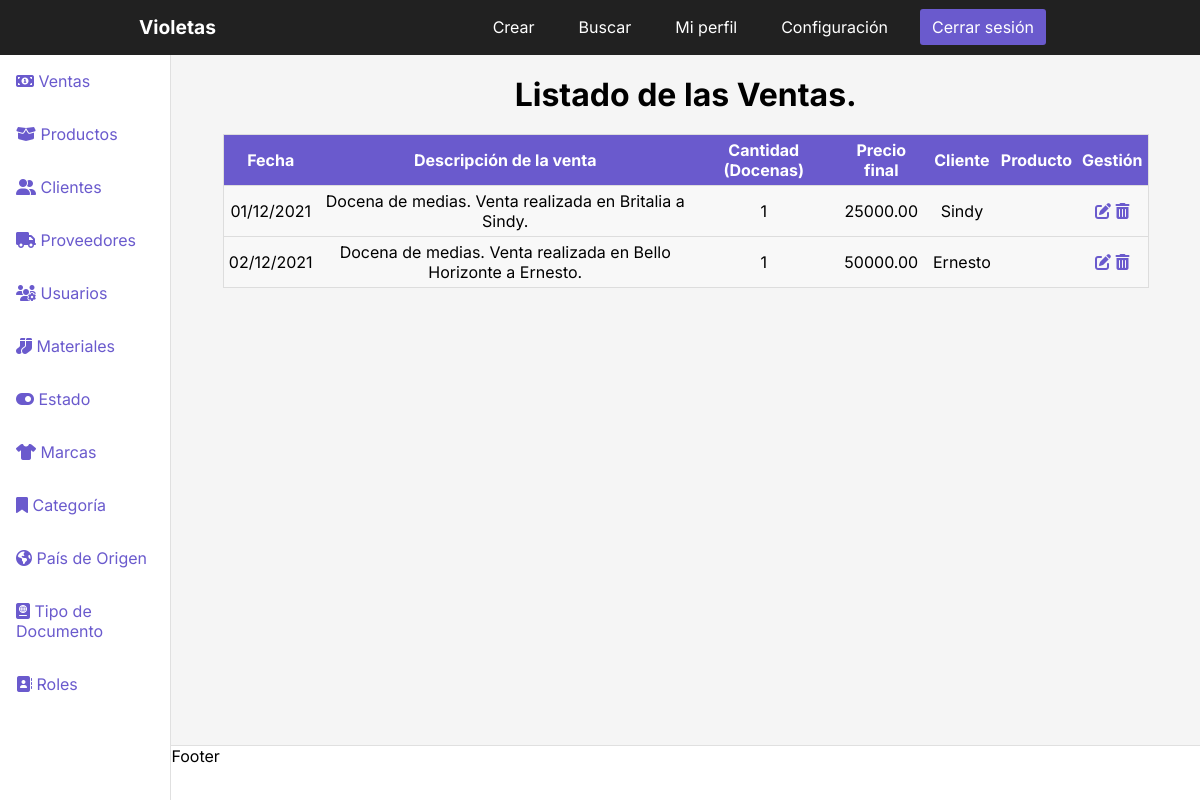
Page /dashboardventas on the committed database.
### InventoryApp/models.py (models this page shows, shortened)
class Ventas(models.Model):
    Fecha = models.CharField('Fecha de la venta', max_length = 100)
    DescripcionVenta = models.CharField('Descripción de la venta', max_length = 100)
    Cantidad = models.PositiveIntegerField('Cantidad de productos vendidos')
    PrecioFinal = models.DecimalField('Precio final de la venta', max_digits = 10, decimal_places = 2)
    Clientes = models.ForeignKey(Clientes, on_delete=models.CASCADE, default='')
    class Meta:
        verbose_name = 'Venta'
        verbose_name_plural = 'Ventas'
        db_table = 'ventas'
        ordering = ['id']

class Clientes(models.Model):
    NombreCliente = models.CharField('Nombre del cliente', max_length = 100)
    ApellidoCliente = models.CharField('Apellido del cliente', max_length = 100)
    BarrioCliente = models.CharField('Barrio del cliente', max_length = 100)
    DireccionCliente = models.CharField('Dirección del cliente', max_length = 100)
    TelefonoCliente = models.CharField('Teléfono del cliente', max_length = 100)
    ProductosFrecuentes = models.CharField('Productos que frecuenta', max_length = 100)
    def __str__(self):
        return self.NombreCliente
    class Meta:
        verbose_name = 'Cliente'
        verbose_name_plural = 'Clientes'
        db_table = 'clientes'
        ordering = ['id']

### Project/views.py (the view)
# urls.py: path('dashboardventas', views.dashboardventas, name='dashventas'), # Registro creado
def dashboardventas(request):
    ventas = (Ventas.objects.all()) # Creo variable que traiga todos los datos de la tabla Ventas.
    return render(request, 'dashboardventas.html', {
        'ventas' : ventas # Con este código busco todos los datos de la tabla Ventas y los envío a la vista.
} )

### Templates/dashboardventas.html (shortened to what this page needs)
{% load static %}
<!DOCTYPE html>
<html lang="en">
<head>
    <link rel="stylesheet" href="{% static 'CSS/stylesdashboard.css' %}">
</head>
<body>
    <div class="container">
        <header class="header">
            <nav class="nav">
                <a href="#" class="logo nav-link">Violetas</a>
                <ul class="nav-menu nav-menu-visible">
                    <li class="nav-menu-item"><a href="{% url 'createventas' %}" class="nav-menu-link nav-link">Crear</a></li>
                    <li class="nav-menu-item"><a href="#" class="nav-menu-link nav-link">Buscar</a></li>
                    <li class="nav-menu-item"><a href="#" class="nav-menu-link nav-link">Mi perfil</a></li>
                    <li class="nav-menu-item"><a href="#" class="nav-menu-link nav-link">Configuración</a></li>
                    <li class="nav-menu-item"><a href="#" onclick="cerrarSesion()" class="nav-menu-link nav-link nav-link-sign-out">Cerrar sesión</a></li>
                </ul>
            </nav>
        </header>
        <div class="sidebar">
            <ul>
                <li><a href="{% url 'dashventas' %}">
                    <span class="icon"><i class="fas fa-money-bill-alt"></i></span>
                    <span class="title">Ventas</span>
                </a></li>
                <li><a href="{% url 'dashproductos' %}">
                    <span class="icon"><i class="fas fa-box-open"></i></span>
                    <span class="title">Productos</span>
                </a></li>
                <li><a href="{% url 'dashclientes' %}">
                    <span class="icon"><i class="fas fa-user-friends"></i></span>
                    <span class="title">Clientes</span>
                </a></li>
                <li><a href="{% url 'dashproveedores' %}">
                    <span class="icon"><i class="fas fa-truck"></i></span>
                    <span class="title">Proveedores</span>
                </a></li>
                <li><a href="{% url 'dashusuarios' %}">
                    <span class="icon"><i class="fas fa-users-cog"></i></span>
                    <span class="title">Usuarios</span>
                </a></li>
                <li><a href="{% url 'dashmateriales' %}">
                    <span class="icon"><i class="fas fa-socks"></i></span>
                    <span class="title">Materiales</span>
                </a></li>
                <li><a href="{% url 'dashestado' %}">
                    <span class="icon"><i class="fas fa-toggle-on"></i></span>
                    <span class="title">Estado</span>
                </a></li>
                <li><a href="{% url 'dashmarcas' %}">
                    <span class="icon"><i class="fas fa-tshirt"></i></span>
                    <span class="title">Marcas</span>
                </a></li>
                <li><a href="{% url 'dashcategoria' %}">
                    <span class="icon"><i class="fas fa-bookmark"></i></span>
                    <span class="title">Categoría</span>
                </a></li>
                <li><a href="{% url 'dashpais' %}">
                    <span class="icon"><i class="fas fa-globe-americas"></i></span>
                    <span class="title">País de Origen</span>
                </a></li>
                <li><a href="{% url 'dashtipodoc' %}">
                    <span class="icon"><i class="fas fa-passport"></i></span>
                    <span class="title">Tipo de Documento</span>
                </a></li>
                <li><a href="{% url 'dashroles' %}">
                    <span class="icon"><i class="fas fa-address-book"></i></span>
                    <span class="title">Roles</span>
                </a></li>
            </ul>
        </div>
        <main>
            <h1>Listado de las Ventas.</h1>
            <table class="table">
                <thead>
                    <tr>
                        <th>Fecha</th>
                        <th>Descripción de la venta</th>
                        <th>Cantidad (Docenas)</th>
                        <th>Precio final</th>
                        <th>Cliente</th>
                        <th>Producto</th>
                        <th>Gestión</th>
                    </tr>
                </thead>
                <tbody>
                    {% for ventas in ventas %}
                    <tr>
                        <td data-label="Fecha">{{ventas.Fecha}}</td>
                        <td data-label="Descripción de la venta">{{ventas.DescripcionVenta}}</td>
                        <td data-label="Cantidad (Docenas)">{{ventas.Cantidad}}</td>
                        <td data-label="Precio final">{{ventas.PrecioFinal}}</td>
                        <td data-label="Cliente">{{ventas.Clientes}}</td>
                        <td data-label="Producto">{{ventas.Productos}}</td>
                        <td data-label="Gestión">
                            <a href="{% url 'updateventas' ventas.id %}"><i class="fas fa-edit"></i></a>
                            <a href="#" onclick="eliminarVenta({{ ventas.id }})"><i class="fas fa-trash-alt"></i></a>
                        </td>
                    </tr>
                    {% endfor %}
                </tbody>
            </table>
        </main>
        <footer>Footer</footer>
      </div>
</body>
</html>

### Static/CSS/stylesdashboard.css (style rules this page uses)
* { padding: 0; margin: 0; }
body { font-family: "Inter", sans-serif; }
.header { background-color: #212121; height: 55px; position: fixed; width: 100%; top: 0; left: 0; }
.nav { display: flex; justify-content: space-between; max-width: 992px; margin: 0 auto; }
.nav-link { color: #fff; text-decoration: none; }
.logo { font-size: 1.2rem; font-weight: bold; padding: 0 35px; line-height: 55px; color: #fff; }
nav { color: #fff; grid-area: nav; }
.nav-menu { display: flex; margin-right: 40px; list-style: none; }
.nav-menu-item { font-size: 1rem; margin: 0 10px; line-height: 55px; width: max-content; }
.nav-menu-link { padding: 8px 12px; border-radius: 3px; }
.nav-link-sign-out { color: #fff; background-color: #6a5acd; }
.container { display: grid; height: 100vh; grid-template-columns: 0.5fr 1fr 1fr 1fr; grid-template-rows: 0.2fr 1.5fr 1fr 0.2fr; grid-template-areas: "nav nav nav nav" "sidebar main main main" "sidebar main main main" "sidebar footer footer footer"; font-size: 1em; color: #000; }
main { background: #F5F5F5; grid-area: main; display: table; }
main h1 { font-size: 2rem; font-weight: bold; margin-top: 20px; text-align: center; }
.sidebar { background: #fff; color: #000; grid-area: sidebar; border-right: 1px solid #e0e0e0; overflow-y: auto; }
.sidebar ul li a { display: block; padding: 16px; margin-bottom: 1px; text-decoration: none; color: #6a5acd; }
footer { background: #fff; grid-area: footer; border-top: 1px solid #e0e0e0; }
.table { width: 90%; margin: 0 auto; margin-top: 20px; border: 1px solid #ccc; border-collapse: collapse; padding: 0; }
.table tr { background-color: #f8f8f8; border: 1px solid #ddd; }
.table th, .table td { font-size: 1rem; padding: 5px; text-align: center; }
.table td { font-size: 1rem; text-align: center; }
.table thead th { background-color: #6a5acd; color: #fff; }
.table i { color: #6a5acd; }

### rows in the picture
Ventas: Fecha "01/12/2021", DescripcionVenta "Docena de medias. Venta realizada en Britalia a Sindy.", Cantidad "1", PrecioFinal "25000.00", Clientes "Sindy"
Ventas: Fecha "02/12/2021", DescripcionVenta "Docena de medias. Venta realizada en Bello Horizonte a Ernesto.", Cantidad "1", PrecioFinal "50000.00", Clientes "Ernesto"
